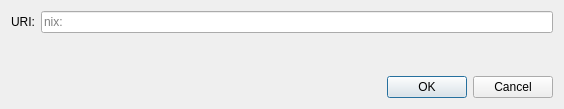
<?xml version="1.0" encoding="UTF-8"?>
<ui version="4.0">
 <class>OpenURIDialog</class>
 <widget class="QDialog" name="OpenURIDialog">
  <property name="geometry">
   <rect>
    <x>0</x>
    <y>0</y>
    <width>564</width>
    <height>109</height>
   </rect>
  </property>
  <property name="windowTitle">
   <string>Open bitcoin URI</string>
  </property>
  <layout class="QVBoxLayout" name="verticalLayout">
   <item>
    <layout class="QHBoxLayout" name="horizontalLayout">
     <item>
      <widget class="QLabel" name="label">
       <property name="text">
        <string>URI:</string>
       </property>
      </widget>
     </item>
     <item>
      <widget class="QValidatedLineEdit" name="uriEdit">
       <property name="placeholderText">
        <string notr="true">nix:</string>
       </property>
      </widget>
     </item>
    </layout>
   </item>
   <item>
    <spacer name="verticalSpacer">
     <property name="orientation">
      <enum>Qt::Vertical</enum>
     </property>
     <property name="sizeHint" stdset="0">
      <size>
       <width>20</width>
       <height>40</height>
      </size>
     </property>
    </spacer>
   </item>
   <item>
    <widget class="QDialogButtonBox" name="buttonBox">
     <property name="orientation">
      <enum>Qt::Horizontal</enum>
     </property>
     <property name="standardButtons">
      <set>QDialogButtonBox::Cancel|QDialogButtonBox::Ok</set>
     </property>
    </widget>
   </item>
  </layout>
 </widget>
 <customwidgets>
  <customwidget>
   <class>QValidatedLineEdit</class>
   <extends>QLineEdit</extends>
   <header>qt/qvalidatedlineedit.h</header>
  </customwidget>
 </customwidgets>
 <resources/>
 <connections>
  <connection>
   <sender>buttonBox</sender>
   <signal>accepted()</signal>
   <receiver>OpenURIDialog</receiver>
   <slot>accept()</slot>
   <hints>
    <hint type="sourcelabel">
     <x>248</x>
     <y>254</y>
    </hint>
    <hint type="destinationlabel">
     <x>157</x>
     <y>274</y>
    </hint>
   </hints>
  </connection>
  <connection>
   <sender>buttonBox</sender>
   <signal>rejected()</signal>
   <receiver>OpenURIDialog</receiver>
   <slot>reject()</slot>
   <hints>
    <hint type="sourcelabel">
     <x>316</x>
     <y>260</y>
    </hint>
    <hint type="destinationlabel">
     <x>286</x>
     <y>274</y>
    </hint>
   </hints>
  </connection>
 </connections>
</ui>
